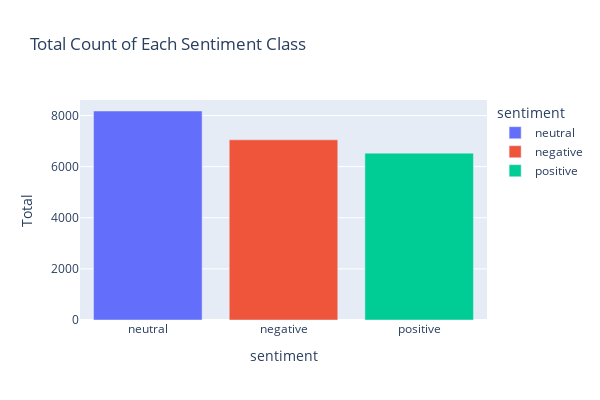

Notebook source saved alongside this figure:
### Code cell
# Menghitung jumlah data berdasarkan kelas sentimen
sentiment_counts = data['sentiment'].value_counts().reset_index()
sentiment_counts.columns = ['sentiment', 'Count']

# Membuat visualisasi bar chart menggunakan Plotly
fig = px.bar(sentiment_counts, x='sentiment', y='Count', color='sentiment', 
             title='Total Count of Each Sentiment Class', 
             labels={'Count':'Total', 'Sentiment':'Sentiment Class'}, 
             height=400, width=600)

# Menampilkan grafik
fig.show()

### Figure 1 — Plotly figure (JSON) as saved in the notebook; plotly's stock layout.template omitted (floating-point values rounded to 4 significant figures)
{"data": [{"alignmentgroup": "True", "hovertemplate": "sentiment=%{x}<br>Total=%{y}<extra></extra>", "legendgroup": "neutral", "marker": {"color": "#636efa", "pattern": {"shape": ""}}, "name": "neutral", "offsetgroup": "neutral", "orientation": "v", "showlegend": true, "textposition": "auto", "type": "bar", "x": ["neutral"], "xaxis": "x", "y": [8176], "yaxis": "y"}, {"alignmentgroup": "True", "hovertemplate": "sentiment=%{x}<br>Total=%{y}<extra></extra>", "legendgroup": "negative", "marker": {"color": "#EF553B", "pattern": {"shape": ""}}, "name": "negative", "offsetgroup": "negative", "orientation": "v", "showlegend": true, "textposition": "auto", "type": "bar", "x": ["negative"], "xaxis": "x", "y": [7049], "yaxis": "y"}, {"alignmentgroup": "True", "hovertemplate": "sentiment=%{x}<br>Total=%{y}<extra></extra>", "legendgroup": "positive", "marker": {"color": "#00cc96", "pattern": {"shape": ""}}, "name": "positive", "offsetgroup": "positive", "orientation": "v", "showlegend": true, "textposition": "auto", "type": "bar", "x": ["positive"], "xaxis": "x", "y": [6528], "yaxis": "y"}], "layout": {"barmode": "relative", "height": 400, "legend": {"title": {"text": "sentiment"}, "tracegroupgap": 0}, "title": {"text": "Total Count of Each Sentiment Class"}, "width": 600, "xaxis": {"anchor": "y", "categoryarray": ["neutral", "negative", "positive"], "categoryorder": "array", "domain": [0, 1], "title": {"text": "sentiment"}}, "yaxis": {"anchor": "x", "domain": [0, 1], "title": {"text": "Total"}}}}
